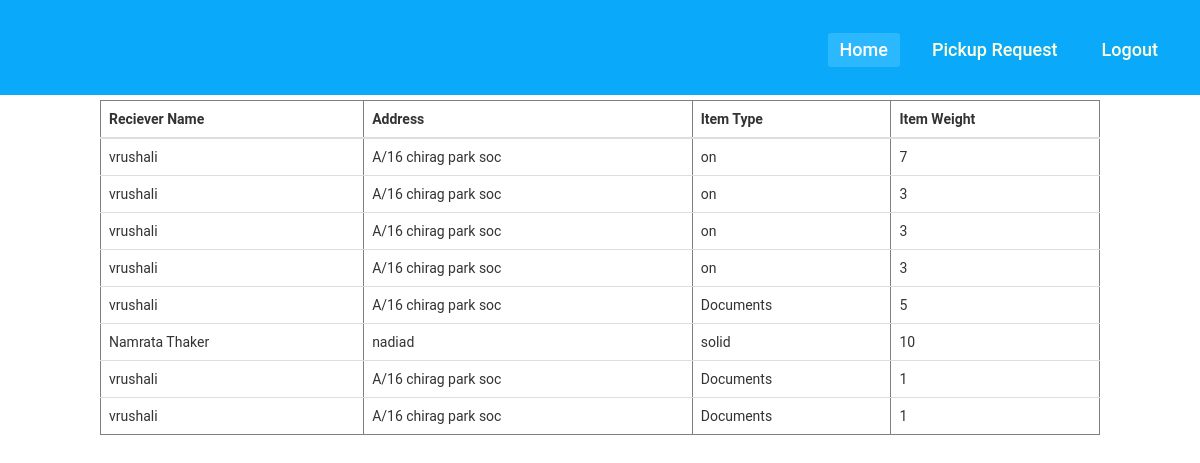
The page /pickup/order/ on the database its author committed.
### pickup/models.py (models this page shows)
class Sform(models.Model):
    RecieverName = models.CharField(max_length=10)
    Address = models.TextField()
    City = models.CharField(max_length=10)
    Pincode = models.IntegerField()
    Itype= models.CharField(max_length=15)
    Item_weight=models.IntegerField()

### pickup/views.py (the view)
# urls.py: path('order/',views.order),
def order(request):
    all_order=Sform.objects.all()
    return render(request,'pickup/order.html', {'orders':all_order})

### pickup/templates/pickup/order.html (shortened to what this page needs)
<!DOCTYPE html>
<html lang="en">
<head>
  <link href="/static1/css/bootstrap.min.css" rel="stylesheet">
  <link rel="stylesheet" href="/static1/css/font-awesome.min.css">
  <link rel="stylesheet" href="/static1/css/animate.css">
  <link rel="stylesheet" href="/static1/css/overwrite.css">
  <link href="/static1/css/animate.min.css" rel="stylesheet">
  <link href="/static1/css/style.css" rel="stylesheet" />
</head>
<body>
 <header id="header">
    <nav class="navbar navbar-fixed-top" role="banner">
      <div class="container">
        <div class="collapse navbar-collapse navbar-right">
          <ul class="nav navbar-nav">
            <li class="active"><a href="/accounts/homepage/">Home</a></li>
            <li><a href="/pickup/form">Pickup Request</a></li>
            <li><a href="/accounts/">Logout</a></li>
          </ul>
        </div>
      </div>
    </nav>
  </header>
</body>
<div style="Overflow:hidden ;padding:100px;">
    <table class="table" border="1px solid" >
  <thead class="thead-dark">
    <tr>
      <th scope="col">Reciever Name</th>
        <th scope="col">Address</th>
      <th scope="col">Item Type</th>
      <th scope="col">Item Weight</th>
    </tr>
  </thead>
        <tbody>
        {% for ord in orders %}
                <tr>
                  <td>{{ ord.RecieverName }}</td>
                  <td>{{ ord.Address }}</td>
                  <td>{{ ord.Itype }}</td>
                  <td>{{ ord.Item_weight }}</td>
                </tr>
    {% endfor %}
 </tbody>
</table>
</div>
</body>
</html>

### static1/css/style.css (style rules this page uses)
body { background: #fff; font-family:'Roboto', Arial, sans-serif; color:#333; line-height:1.6em; overflow-x:hidden; }
a { color: #0BA9F9; -webkit-transition: color 300ms, background-color 300ms; -moz-transition: color 300ms, background-color 300ms; -o-transition: color 300ms, background-color 300ms; transition: color 300ms, background-color 300ms; }
.navbar { border-radius: 0; margin-bottom: 0; background: #2bb8ff; padding: 21px 0; padding-bottom: 0; }
.navbar-nav { margin-top: 12px; }
.navbar-nav>li { margin-left: 20px; padding-bottom: 28px; }
.navbar-fixed-top .navbar-nav > li > a { padding: 5px 12px; margin: 0; border-radius: 3px; color: #ffd; line-height: 24px; display: inline-block; text-transform:; font-weight:500; font-size:18px; font-family:'Roboto'; }
.navbar-fixed-top { border: none; background: #0BA9F9; }
.navbar-fixed-top .navbar-nav > .active > a, .navbar-fixed-top .navbar-nav > .active > a:hover, .navbar-fixed-top .navbar-nav > .active > a:focus, .navbar-fixed-top .navbar-nav > .open > a, .navbar-fixed-top .navbar-nav > .open > a:hover, .navbar-fixed-top .navbar-nav > .open > a:focus { background-color: #2bb8ff; color: #fff; }

### rows shown on the page
Sform: RecieverName "vrushali", Address "A/16 chirag park soc", Itype "on", Item_weight "7"
Sform: RecieverName "vrushali", Address "A/16 chirag park soc", Itype "on", Item_weight "3"
Sform: RecieverName "vrushali", Address "A/16 chirag park soc", Itype "on", Item_weight "3"
Sform: RecieverName "vrushali", Address "A/16 chirag park soc", Itype "on", Item_weight "3"
Sform: RecieverName "vrushali", Address "A/16 chirag park soc", Itype "Documents", Item_weight "5"
Sform: RecieverName "Namrata Thaker", Address "nadiad", Itype "solid", Item_weight "10"
Sform: RecieverName "vrushali", Address "A/16 chirag park soc", Itype "Documents", Item_weight "1"
Sform: RecieverName "vrushali", Address "A/16 chirag park soc", Itype "Documents", Item_weight "1"
